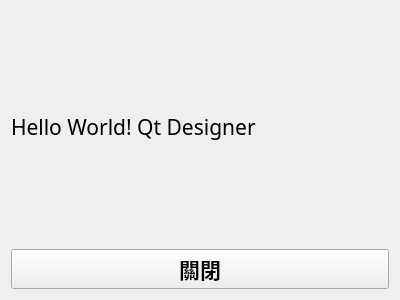
<?xml version="1.0" encoding="UTF-8"?>
<ui version="4.0">
 <class>FormHello</class>
 <widget class="QWidget" name="FormHello">
  <property name="geometry">
   <rect>
    <x>0</x>
    <y>0</y>
    <width>400</width>
    <height>300</height>
   </rect>
  </property>
  <property name="windowTitle">
   <string>Demo2_2</string>
  </property>
  <layout class="QGridLayout" name="gridLayout">
   <item row="0" column="0">
    <layout class="QVBoxLayout" name="verticalLayout">
     <item>
      <widget class="QLabel" name="LabHello">
       <property name="font">
        <font>
         <family>微軟正黑體</family>
         <pointsize>16</pointsize>
        </font>
       </property>
       <property name="text">
        <string>Hello World! Qt Designer</string>
       </property>
      </widget>
     </item>
     <item>
      <widget class="QPushButton" name="btnClose">
       <property name="font">
        <font>
         <family>微軟正黑體</family>
         <pointsize>16</pointsize>
         <weight>75</weight>
         <bold>true</bold>
        </font>
       </property>
       <property name="text">
        <string>關閉</string>
       </property>
      </widget>
     </item>
    </layout>
   </item>
  </layout>
 </widget>
 <resources/>
 <connections/>
</ui>
